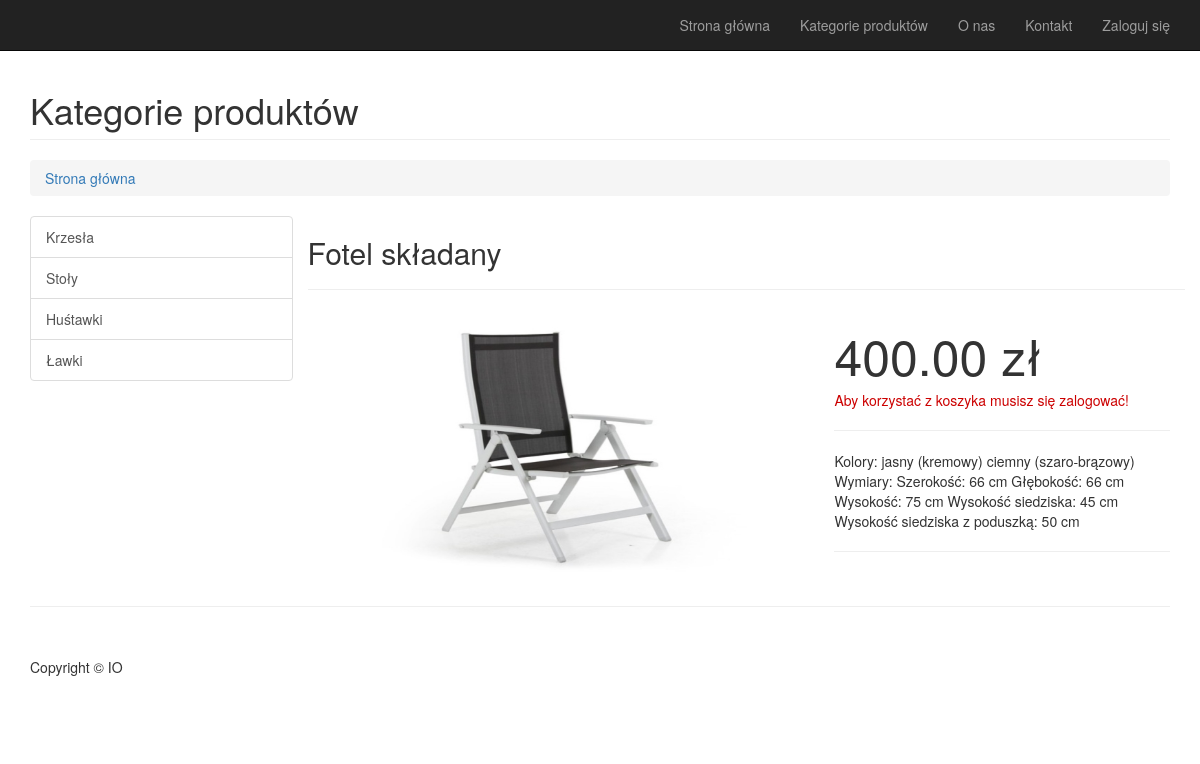
The app's page /index.php?action=show&id=3 with its own data.
### tables this page shows
CREATE TABLE `produkt` (
  `id_produktu` int(11) NOT NULL,
  `id_kategorii` int(11) NOT NULL,
  `nazwa_produktu` text NOT NULL,
  `cena_jednostkowa` decimal(9,2) NOT NULL,
  `opis_produktu` text NOT NULL,
  `image` varchar(255) NOT NULL
);

### class/View.class.php (called while the page is built, shortened)
<?php
class View {
	private $output = '';
	function __construct($templateFileName, $variables = array(), $params = array()) {
		$this->result = $variables;
        $filename = INDEX_DIR."/view/$templateFileName.tpl.php";
        include($filename);
        $this->output = ob_get_contents();
	}
	public function __toString() {
		return $this->output;
	}
}

### class/Controller.class.php (called while the page is built, shortened)
<?php
class Controller
{
	protected $db;
	protected $result = array();
	public function __construct(PageView $page, DB $db = null)
	{
		$this->db = $db;
	}
	public function show()
	{
		$id = htmlspecialchars($_GET['id']);
		$product = new Product($this->db);
        $this->result[0] = $product->getProductById($id);
 		$this->result['opinie'] = $product->getProductOpinions($id);
 		$this->result['klient'] = $product-> isKlient();
        $view = new View('Show', $this->result);
	}
}

### class/DB.class.php (called while the page is built, shortened)
<?php
class DB {
	private $pdo;
	public function __construct($dbtype, $dbhost, $dbname, $dbuser, $dbpass) {
		$dsn = "$dbtype:host=$dbhost;dbname=$dbname";
		$this->pdo = new PDO($dsn, $dbuser, $dbpass);
		$this->pdo->exec("SET NAMES 'utf8';");
	}
	public function query($query, $parameters = array()) {
		$statement = $this->pdo->prepare($query);
        if (false !== $statement->execute()) {
			return $statement;
        } else {
        	throw new ErrorException(print_r($statement->errorInfo(), true));
        }
	}
}

### class/Product.class.php (called while the page is built, shortened)
<?php
class Product {
    protected $db;
    function __construct(DB $db  = null)
    {
        $this->db = $db;
    }
    public function getProductById($id)
    {
        $query = $this->db->query('select * from produkt where id_produktu = "'.$id.'"');
        $this->result = $query;
        return $this->result->fetchAll();
    }
}

### class/PageView.class.php (called while the page is built, shortened)
<?php
class PageView {
	private $template;
	private $views = array();
	public function __construct($templateFileName) {
		$this->template = $templateFileName;
	}
	public function addView(View $view) {
		$this->views[] = $view;
	}
	public function __toString() {
		$views = $this->views;
		$filename = INDEX_DIR."/view/". $this->template . ".tpl.php";
        include($filename);
        $output = ob_get_contents();
        return $output;
	}
}

### view/Show.tpl.php (the view, shortened to what this page needs)
<div class="row">
    <div class="col-lg-12">
        <h1 class="page-header">Kategorie produktów
        </h1>
        <ol class="breadcrumb">
            <li><a href="index.php">Strona główna</a>
            </li>
        </ol>
    </div>
</div>
<div class="row">
    <div class="col-md-3">
        <div class="list-group">
            <a href="index.php?action=category&val=1" class="list-group-item">Krzesła</a>
            <a href="index.php?action=category&val=2" class="list-group-item">Stoły</a>
            <a href="index.php?action=category&val=3" class="list-group-item">Huśtawki</a>
            <a href="index.php?action=category&val=4" class="list-group-item">Ławki</a>
        </div>
    </div>
    <div class="col-md-9">
        <div class="row">
            <h2><?= $this->result[0][0]['nazwa_produktu']; ?></h2>
            <hr>
            <div class="col-md-7" style="alignment-adjust: left;">
                <img class="img-responsive" src="<?= $this->result[0][0]['image']; ?>"/>
            </div>
            <div class="col-md-5">
                <div class="product_price">
                    <h1 class="price"><?= $this->result[0][0]['cena_jednostkowa']; ?> zł</h1>
                </div>
                <?php if (!isset($_SESSION['pracownik']) || !$_SESSION['pracownik']) {
                    if ($_SESSION['login'] == 'yes') { ?>
                        <div class="">
                            <a href="index.php?action=addToCart&id=<?= $this->result[0][0]['id_produktu']; ?>">
                                <button type="button" class="btn btn-default btn-lg">Do koszyka!</button>
                            </a>
                        </div>
                    <?php } else { ?>
                        <span style='color:#cc0000'>Aby korzystać z koszyka musisz się zalogować!</span>
                    <?php }
                } ?>
                <hr>
                <p>
                    <?= $this->result[0][0]['opis_produktu']; ?>
                </p>
                <hr>
            </div>
        </div>
        <div class="row">
            <div class="col-md-4">
            </div>
        </div>
    </div>
</div>
<hr>

### view/Page.tpl.php (shortened to what this page needs)
<!DOCTYPE html>
<html lang="pl">
<head>
    <link href="css/bootstrap.min.css" rel="stylesheet">
    <link href="css/modern-business.css" rel="stylesheet">
    <link href="font-awesome-4.1.0/css/font-awesome.min.css" rel="stylesheet" type="text/css">
</head>
<body>
<nav class="navbar navbar-inverse navbar-fixed-top" role="navigation">
    <div class="container">
        <div class="collapse navbar-collapse" id="bs-example-navbar-collapse-1">
            <ul class="nav navbar-nav navbar-right">
                <li>
                    <a href="index.php">Strona główna</a>
                </li>
                <li>
                    <a href="index.php?action=category&val=1">Kategorie produktów</a>
                </li>
                <li>
                    <a href="index.php?action=oNas">O nas</a>
                </li>
                <li>
                    <a href="index.php?action=kontakt">Kontakt</a>
                </li>
                <li>
                    <?php if ($_SESSION['login'] == 'yes') { ?>
                        <?php if (!isset($_SESSION['pracownik']) || !$_SESSION['pracownik']) { ?>
                            <a href="index.php?action=userpanel">Witaj: <?= $_SESSION['user']; ?></a>
                        <?php } else { ?>
                            <a href="#">Witaj: <?= $_SESSION['user']; ?></a>
                        <?php } ?>
                    <?php } else { ?>
                        <a href="index.php?action=login">Zaloguj się</a>
                    <?php } ?>
                </li>
            </ul>
        </div>
    </div>
</nav>
<div class="container">
    <?php
    foreach ($views as $view) echo $view;
    ?>
    <footer>
        <div class="row">
            <div class="col-lg-12">
                <p>Copyright &copy; IO</p>
            </div>
        </div>
    </footer>
</div>
</body>
</html>

### css/modern-business.css (style rules this page uses)
html, body { height: 100%; }
body { padding-top: 50px; }
.price { display: block; font-size: 50px; line-height: 50px; }
footer { margin: 50px 0; }

### records on screen
produkt: nazwa_produktu "Fotel składany", image (picture), cena_jednostkowa "400.00", opis_produktu "Kolory: jasny (kremowy) ciemny (szaro-brązowy) Wymiary: Szerokość: 66 cm Głębokość: 66 cm Wysokość: 75 cm Wysokość siedziska: 45 cm Wysokość siedziska z poduszką: 50 cm"
